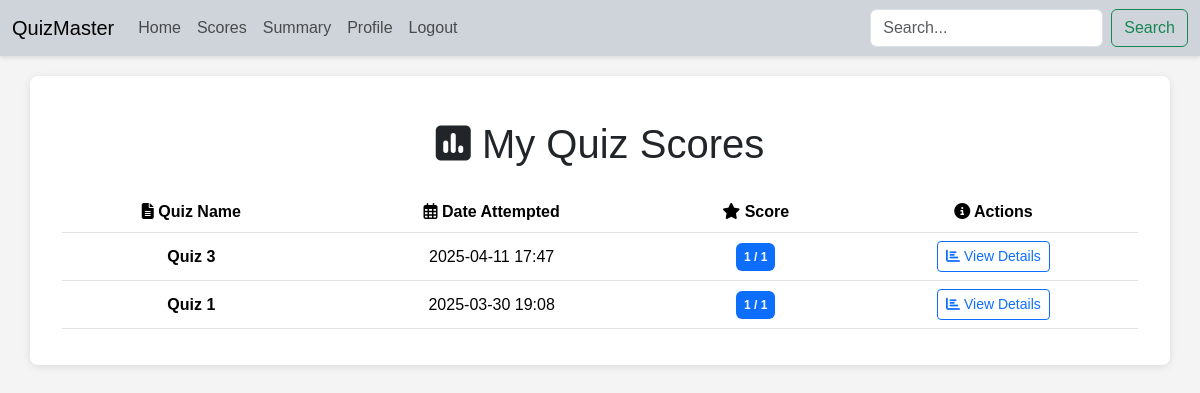
Screenshot of /scores (signed in) with the database file from the repository.
### models.py (models this page shows)
class Scores(db.Model):
    __tablename__ = 'scores'
    id = db.Column(db.Integer, primary_key=True)
    user_id = db.Column(db.Integer, db.ForeignKey('user.id'), nullable=False)
    user = db.relationship('User', backref=db.backref('scores', lazy=True))
    quiz_id = db.Column(db.Integer, db.ForeignKey('quiz.id'), nullable=False)
    quiz = db.relationship('Quiz', back_populates='scores')
    total_scored = db.Column(db.Integer, nullable=False)
    time_stamp_of_event = db.Column(db.DateTime, nullable=False)
    user_answers = db.Column(JSONB, nullable=False)

class Quiz(db.Model):
    id = db.Column(db.Integer, primary_key=True)
    quiz_name = db.Column(db.String(92), unique=True, nullable=False)
    remarks = db.Column(db.String(256), nullable=True)
    chapter_id = db.Column(db.Integer, db.ForeignKey('chapter.id'), nullable=False)
    chapter = db.relationship('Chapter', back_populates='quizzes')
    date_of_quiz = db.Column(db.DateTime, nullable=False)
    time_duration = db.Column(db.Interval, nullable=False)
    questions = db.relationship('Question', back_populates='quiz', lazy=True, cascade='all, delete-orphan')
    scores = db.relationship('Scores', back_populates='quiz', lazy=True, cascade='all, delete-orphan')

### controller/routes.py (the view)
@app.route('/scores')
@auth_required
def user_scores():
    user = User.query.get(session['user_id'])
    user_scores = Scores.query.filter_by(user_id=user.id).all()
    quizzes = {quiz.id: {"name": quiz.quiz_name, "total_score": len(quiz.questions)} for quiz in Quiz.query.filter(Quiz.id.in_([score.quiz_id for score in user_scores])).all()}
    return render_template('scores/score.html', user_scores=user_scores, quizzes=quizzes, user=user)

### controller/routes.py (called while the page is built)
def auth_required(func):
    @wraps(func)
    def inner(*args, **kwargs):
        if 'user_id' not in session:
            flash("Please login to continue")
            return redirect(url_for('login'))
        if session.get('is_admin'):
            return redirect(url_for('admin'))
        return func(*args, **kwargs)
    inner.__name__ = func.__name__
    return inner

### templates/scores/score.html (shortened to what this page needs)
{% extends 'layout.html' %}
{% block content %}
<div class="container mt-4">
    <h1 class="text-center mb-4"><i class="fas fa-poll"></i> My Quiz Scores</h1>
    {% if user_scores %}
        <div class="table-responsive">
            <table class="table table-hover text-center align-middle">
                <thead class="bg-light text-dark">
                    <tr>
                        <th><i class="fas fa-file-alt"></i> Quiz Name</th>
                        <th><i class="far fa-calendar-alt"></i> Date Attempted</th>
                        <th><i class="fas fa-star"></i> Score</th>
                        <th><i class="fas fa-info-circle"></i> Actions</th>
                    </tr>
                </thead>
                <tbody>
                    {% for score in user_scores|sort(attribute="time_stamp_of_event", reverse=True) %}
                        <tr>
                            <td class="fw-bold">{{ quizzes[score.quiz_id]["name"] }}</td>
                            <td>{{ score.time_stamp_of_event.strftime('%Y-%m-%d %H:%M') }}</td>
                            <td>
                                <span class="badge bg-primary p-2">
                                    {{ score.total_scored }} / {{ quizzes[score.quiz_id]["total_score"] }}
                                </span>
                            </td>
                            <td>
                                <a href="{{ url_for('score_details', id=score.id) }}" class="btn btn-sm btn-outline-primary">
                                    <i class="fas fa-chart-bar"></i> View Details
                                </a>
                            </td>
                        </tr>
                    {% endfor %}
                </tbody>
            </table>
        </div>
    {% else %}
        <div class="text-center text-muted mt-4">
            <h4><i class="fas fa-exclamation-circle"></i> No quiz attempts yet!</h4>
            <p>Take a quiz to see your scores here.</p>
        </div>
    {% endif %}
</div>
{% endblock %}

### templates/layout.html (style rules this page uses)
html, body { margin: 0; padding: 0; background-color: #f4f4f4; font-family: 'Arial', sans-serif; }

### rows the page displays
Scores: quiz.quiz_name "Quiz 3", time_stamp_of_event "2025-04-11 17:47", total_scored "1"
Scores: quiz.quiz_name "Quiz 1", time_stamp_of_event "2025-03-30 19:08", total_scored "1", quiz "1"
